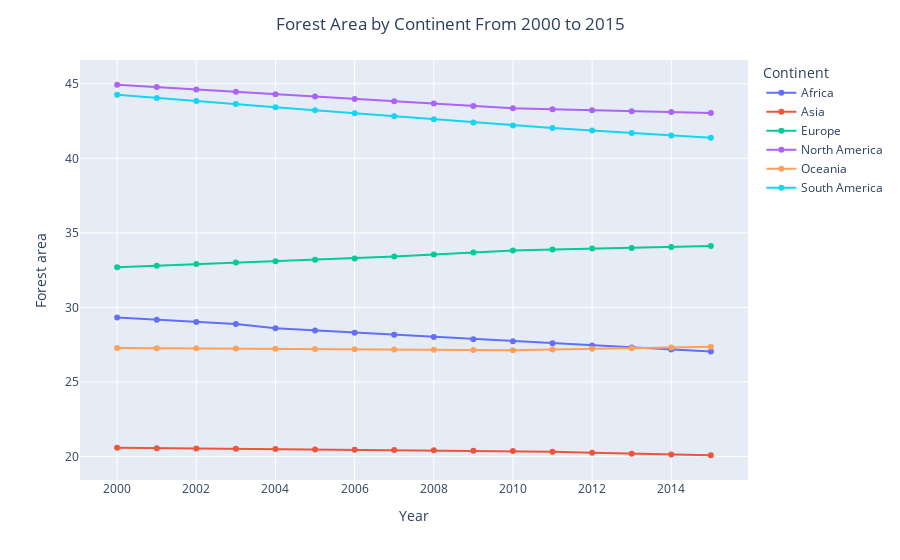

The notebook cell this image was saved under:
### Markdown cell above
##### Forest Area by Continent From 2000 to 2015

### Code cell
grouped_continent = df.groupby(['Continent','Year'])['Forest area'].mean().reset_index()
fig = px.line(grouped_continent, x='Year', y='Forest area', color='Continent', markers=True)
fig.update_layout(title_text=f'Forest Area by Continent From 2000 to 2015', title_x=0.5) 
fig.show()

### Figure 1 — Plotly figure (JSON) as saved in the notebook; plotly's stock layout.template omitted (floating-point values rounded to 4 significant figures)
{"data": [{"hovertemplate": "Continent=Africa<br>Year=%{x}<br>Forest area=%{y}<extra></extra>", "legendgroup": "Africa", "line": {"color": "#636efa", "dash": "solid"}, "marker": {"symbol": "circle"}, "mode": "lines+markers", "name": "Africa", "orientation": "v", "showlegend": true, "type": "scatter", "x": [2000, 2001, 2002, 2003, 2004, 2005, 2006, 2007, 2008, 2009, 2010, 2011, 2012, 2013, 2014, 2015], "xaxis": "x", "y": [29.32, 29.17, 29.03, 28.88, 28.6, 28.45, 28.31, 28.16, 28.02, 27.87, 27.73, 27.6, 27.44, 27.3, 27.17, 27.03], "yaxis": "y"}, {"hovertemplate": "Continent=Asia<br>Year=%{x}<br>Forest area=%{y}<extra></extra>", "legendgroup": "Asia", "line": {"color": "#EF553B", "dash": "solid"}, "marker": {"symbol": "circle"}, "mode": "lines+markers", "name": "Asia", "orientation": "v", "showlegend": true, "type": "scatter", "x": [2000, 2001, 2002, 2003, 2004, 2005, 2006, 2007, 2008, 2009, 2010, 2011, 2012, 2013, 2014, 2015], "xaxis": "x", "y": [20.58, 20.56, 20.54, 20.52, 20.5, 20.48, 20.45, 20.43, 20.41, 20.39, 20.37, 20.31, 20.25, 20.19, 20.13, 20.08], "yaxis": "y"}, {"hovertemplate": "Continent=Europe<br>Year=%{x}<br>Forest area=%{y}<extra></extra>", "legendgroup": "Europe", "line": {"color": "#00cc96", "dash": "solid"}, "marker": {"symbol": "circle"}, "mode": "lines+markers", "name": "Europe", "orientation": "v", "showlegend": true, "type": "scatter", "x": [2000, 2001, 2002, 2003, 2004, 2005, 2006, 2007, 2008, 2009, 2010, 2011, 2012, 2013, 2014, 2015], "xaxis": "x", "y": [32.7, 32.8, 32.91, 33.0, 33.1, 33.19, 33.28, 33.42, 33.55, 33.68, 33.81, 33.88, 33.95, 33.98, 34.05, 34.12], "yaxis": "y"}, {"hovertemplate": "Continent=North America<br>Year=%{x}<br>Forest area=%{y}<extra></extra>", "legendgroup": "North America", "line": {"color": "#ab63fa", "dash": "solid"}, "marker": {"symbol": "circle"}, "mode": "lines+markers", "name": "North America", "orientation": "v", "showlegend": true, "type": "scatter", "x": [2000, 2001, 2002, 2003, 2004, 2005, 2006, 2007, 2008, 2009, 2010, 2011, 2012, 2013, 2014, 2015], "xaxis": "x", "y": [44.94, 44.78, 44.62, 44.46, 44.3, 44.14, 43.98, 43.83, 43.67, 43.51, 43.36, 43.29, 43.22, 43.15, 43.1, 43.03], "yaxis": "y"}, {"hovertemplate": "Continent=Oceania<br>Year=%{x}<br>Forest area=%{y}<extra></extra>", "legendgroup": "Oceania", "line": {"color": "#FFA15A", "dash": "solid"}, "marker": {"symbol": "circle"}, "mode": "lines+markers", "name": "Oceania", "orientation": "v", "showlegend": true, "type": "scatter", "x": [2000, 2001, 2002, 2003, 2004, 2005, 2006, 2007, 2008, 2009, 2010, 2011, 2012, 2013, 2014, 2015], "xaxis": "x", "y": [27.28, 27.27, 27.25, 27.24, 27.22, 27.21, 27.19, 27.18, 27.16, 27.15, 27.13, 27.18, 27.22, 27.27, 27.31, 27.36], "yaxis": "y"}, {"hovertemplate": "Continent=South America<br>Year=%{x}<br>Forest area=%{y}<extra></extra>", "legendgroup": "South America", "line": {"color": "#19d3f3", "dash": "solid"}, "marker": {"symbol": "circle"}, "mode": "lines+markers", "name": "South America", "orientation": "v", "showlegend": true, "type": "scatter", "x": [2000, 2001, 2002, 2003, 2004, 2005, 2006, 2007, 2008, 2009, 2010, 2011, 2012, 2013, 2014, 2015], "xaxis": "x", "y": [44.27, 44.05, 43.84, 43.64, 43.43, 43.23, 43.02, 42.82, 42.61, 42.41, 42.21, 42.04, 41.87, 41.71, 41.54, 41.37], "yaxis": "y"}], "layout": {"legend": {"title": {"text": "Continent"}, "tracegroupgap": 0}, "margin": {"t": 60}, "title": {"text": "Forest Area by Continent From 2000 to 2015", "x": 0.5}, "xaxis": {"anchor": "y", "domain": [0, 1], "title": {"text": "Year"}}, "yaxis": {"anchor": "x", "domain": [0, 1], "title": {"text": "Forest area"}}}}
